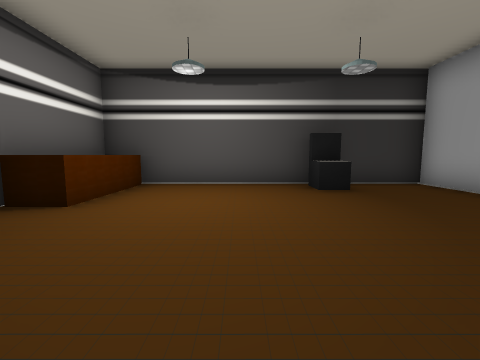
View 1 (above)

16 first-person views from a walk through a 3-D level made in the Unity game engine. The camera is 1.5 m above the floor, tilts 6° down and sees 90° across. Doors are open. The floor is counted in squares, 2 m on a side. Each view is taken from the middle of a square. On the plan, view 1 faces up. The plan holds only what a view shows up to about 9 squares ahead; the rest is blank. The place goes on beyond the plan. The player is left out. Some surface patterns are stand-ins.

View 2
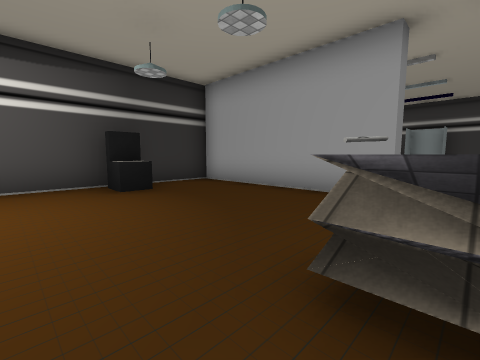

View 3
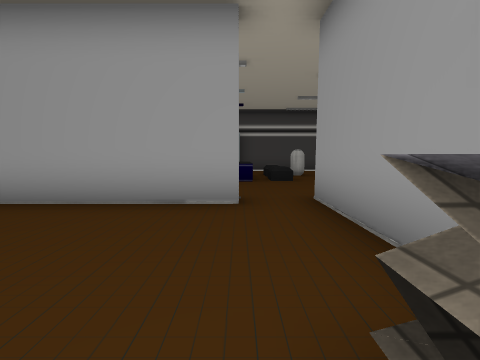

View 4
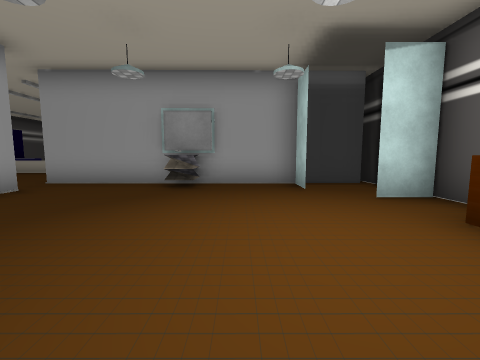

View 5
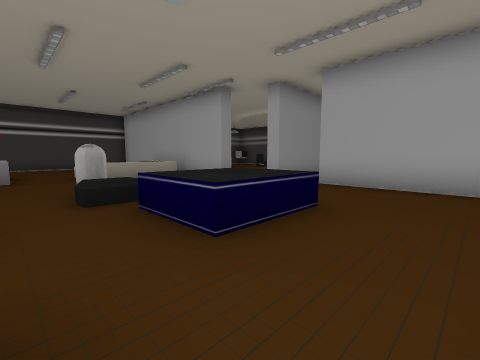

View 6
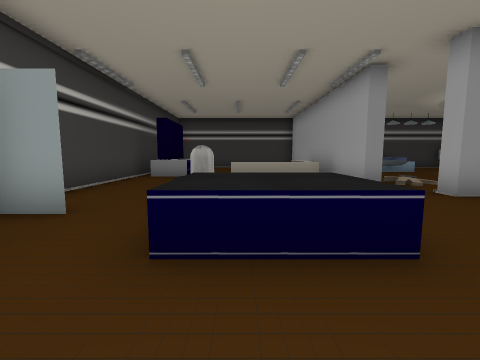

View 7
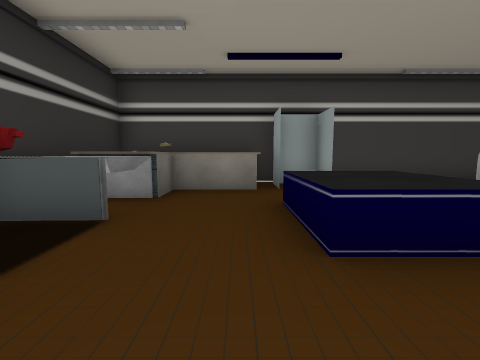

View 8
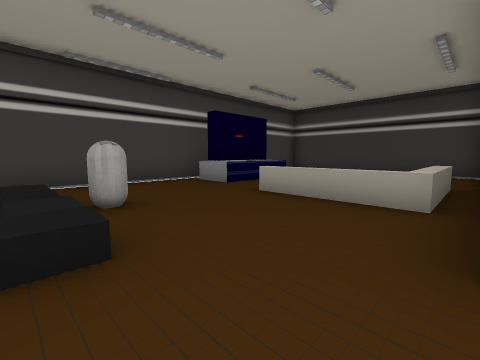

View 9
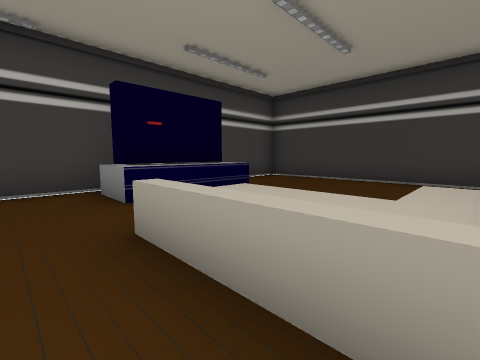

View 10
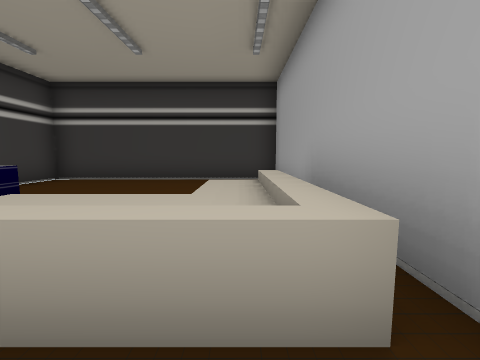

View 11
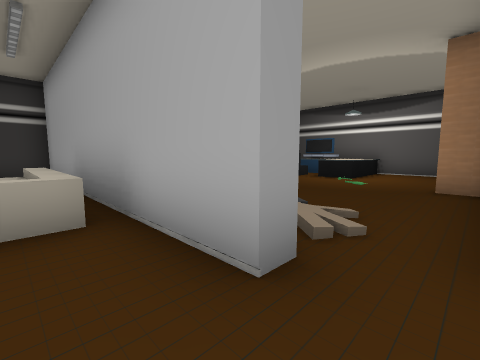

View 12
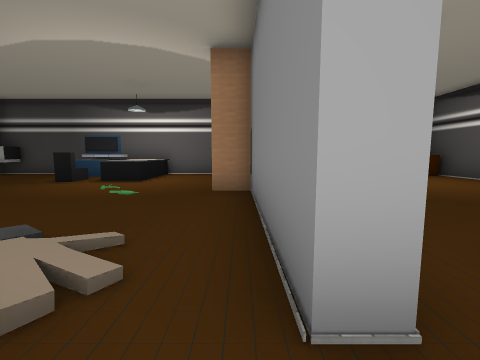

View 13
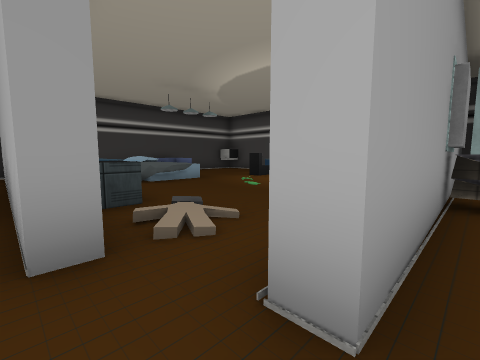

View 14
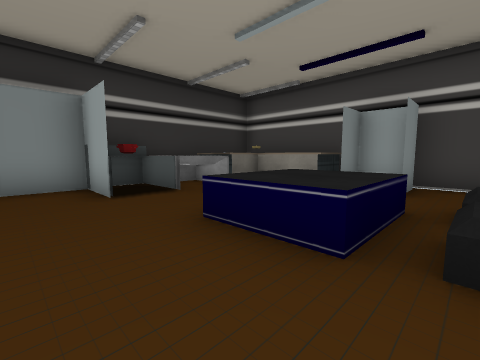

View 15
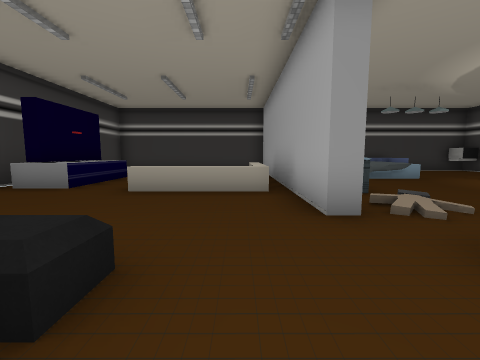

View 16
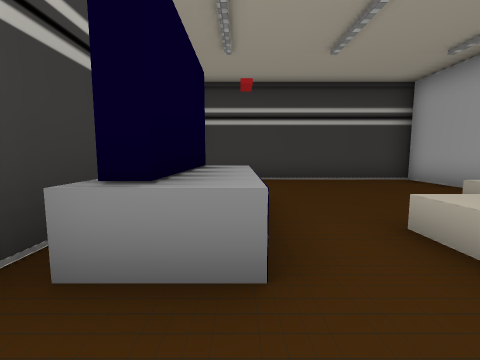

### Floor plan
Key: @ floor where view 1 was taken; # wall or solid block; . main floor; - floor 1 m lower than the main floor; D open door; = window, fence, low wall or low ledge; ^ raised ledge; v drop or lower ground; O other object.
Columns run from 4 left of view 1 to 13 right of it. Each row starts with its distance up from view 1.
  7   #### ##
  6  ^....#..####^###v
  5  ^....^..#DDDDDO#v
  4  ^.......#DDD...#v
  3  ........#......#v
  2  #.......#..^^.D.-
  1 #...........^^.D#v
  0 #.#.@O......^.^..#
 -1  #########....O.D#
 -2  DDDDD..O##......#
 -3  #.......##......#
 -4  ^^^.....^#^^^...#
 -5  ^^^ .... #^^^.^#v
 -6  ^#^ .==  #^...^#v
 -7   #...^^  #....^^v
 -8   ..      #......#
 -9       ^^  #......#
-10           #......#
-11            ######

Positions as (right, up) in squares from view 1, and headings:
1: (0, 0), facing up
2: (0, 0), facing up-right
3: (1, 1), facing right
4: (0, 6), facing down
5: (11, 4), facing down-left
6: (9, 4), facing down
7: (6, 3), facing right
8: (6, 0), facing down-right
9: (7, -3), facing down-right
10: (7, -3), facing down
11: (7, -1), facing down-left
12: (6, -1), facing left
13: (6, 0), facing down-left
14: (6, 0), facing up-right
15: (7, 1), facing down
16: (11, -3), facing down
